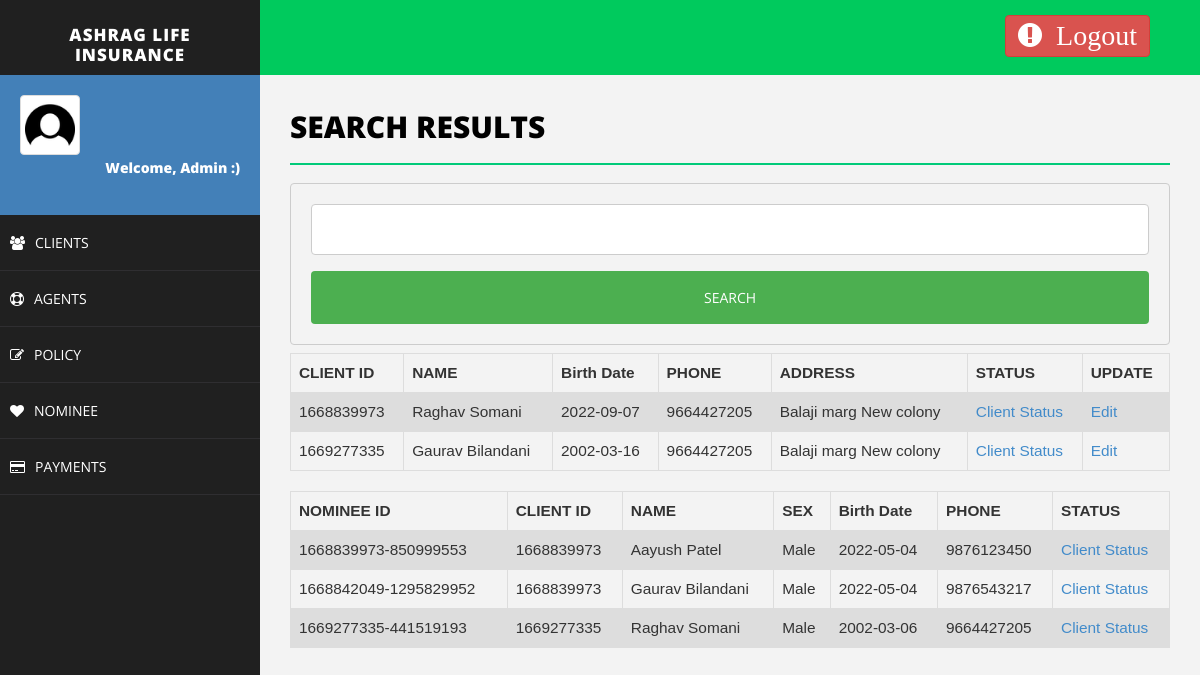
/search.php (signed in), run on the app's committed database.
### tables this page shows
CREATE TABLE `client` (
  `client_id` varchar(200) NOT NULL,
  `client_password` varchar(30) NOT NULL,
  `name` varchar(50) NOT NULL,
  `sex` varchar(20) NOT NULL,
  `birth_date` varchar(20) NOT NULL,
  `marital_status` varchar(20) NOT NULL,
  `nid` varchar(50) NOT NULL,
  `phone` varchar(20) NOT NULL,
  `address` varchar(50) NOT NULL,
  `policy_id` varchar(50) NOT NULL,
  `agent_id` varchar(20) NOT NULL,
  `image` varchar(200) NOT NULL
);

CREATE TABLE `nominee` (
  `nominee_id` varchar(200) NOT NULL,
  `client_id` varchar(100) NOT NULL,
  `name` varchar(50) NOT NULL,
  `sex` varchar(20) NOT NULL,
  `birth_date` varchar(50) NOT NULL,
  `nid` varchar(50) NOT NULL,
  `relationship` varchar(20) NOT NULL,
  `priority` varchar(20) NOT NULL,
  `phone` varchar(50) NOT NULL
);

### search.php (the view, shortened to what this page needs)
<!DOCTYPE html>
<html>
<head>
    <link href="assets/css/bootstrap.css" rel="stylesheet" />
    <link href="assets/css/font-awesome.css" rel="stylesheet" />
    <link href="assets/css/basic.css" rel="stylesheet" />
    <link href="assets/css/custom.css" rel="stylesheet" />
</head>
<body>
<?php include 'header.php';
?>
        <div id="page-wrapper">
                <div class="row">
                    <div class="col-md-12">
                        <h1 class="page-head-line">Search Results
						</h1>
						<div class= "searchBar">
		  <form action="search.php" method="post">
          <input type="text" name="key"><br>
          <input class="searchBtn" type="submit" value="SEARCH">
          </form>
	  </div>
                    </div>
                </div>
<?php
	   $key       = $_POST["key"];
         $sql="SELECT * FROM client WHERE client_id LIKE '%" . $key .  "%' OR name LIKE '%" . $key ."%' OR phone LIKE '%" . $key ."%'";
		 $result = $conn->query($sql);
	if ($result->num_rows > 0) {
	echo "<table class=\"table\">\n";
    echo "  <tr>\n";
    echo "    <th>CLIENT ID</th>\n";
    echo "    <th>NAME</th>\n";
    echo "    <th>Birth Date</th>\n";
    echo "    <th>PHONE</th>\n";
	echo "    <th>ADDRESS</th>\n";
	echo "    <th>STATUS</th>\n";
	echo "    <th>UPDATE</th>\n";
    echo "  </tr>";
	while($row = $result->fetch_assoc()) {
		echo "<tr>\n";
		echo "    <td>".$row["client_id"]."</td>\n";
		echo "    <td>".$row["name"]."</td>\n";
		echo "    <td>".$row["birth_date"]."</td>\n";
		echo "    <td>".$row["phone"]."</td>\n";
		echo "    <td>".$row["address"]."</td>\n";
		echo "    <td>"."<a href='clientStatus.php?client_id=".$row["client_id"]. "'>Client Status</a>"."</td>\n";
		if($row["agent_id"]== $username){
			echo "<td>"."<a href='editClient.php?client_id=".$row["client_id"]. "'>Edit</a>"."</td>\n";
		}else{
			echo "<td>"."<a class=\"dis\" href='editClient.php?client_id=".$row["client_id"]. "'>Edit</a>"."</td>\n";
		}
	   }
	  }else{ echo"Nothing found in Clients Table";echo"<br>";  echo"<br>";
	  }
	$sql = "SELECT * FROM nominee WHERE nominee_id LIKE '%" . $key .  "%' OR name LIKE '%" . $key ."%'";
	$result = $conn->query($sql);
		if ($result->num_rows > 0) {
	echo "<table class=\"table\">\n";
    echo "  <tr>\n";
	echo "    <th>NOMINEE ID</th>\n";
    echo "    <th>CLIENT ID</th>\n";
    echo "    <th>NAME</th>\n";
	echo "    <th>SEX</th>\n";
    echo "    <th>Birth Date</th>\n";
    echo "    <th>PHONE</th>\n";;
	echo "    <th>STATUS</th>\n";
    echo "  </tr>";
	while($row = $result->fetch_assoc()) {
		echo "<tr>\n";
		echo "    <td>".$row["nominee_id"]."</td>\n";
		echo "    <td>".$row["client_id"]."</td>\n";
		echo "    <td>".$row["name"]."</td>\n";
		echo "    <td>".$row["sex"]."</td>\n";
		echo "    <td>".$row["birth_date"]."</td>\n";
		echo "    <td>".$row["phone"]."</td>\n";
		echo "    <td>"."<a href='clientStatus.php?client_id=".$row["client_id"]. "'>Client Status</a>"."</td>\n";
	}
	echo "</table>\n";
	} else {
    echo "Nothing Found in Nominee Table";
	echo"<br>"; echo"<br>";
}
?>
        </div>
    </div>
</body>
</html>

### assets/css/basic.css (style rules this page uses)
body { font-family: 'Open Sans', sans-serif; line-height:25px; }
#page-wrapper { padding: 15px 15px; min-height: 600px; background: #F3F3F3; }
.page-head-line { font-size: 30px; text-transform: uppercase; color: #000; font-weight: 800; padding-bottom: 20px; border-bottom: 2px solid #00CA79; margin-bottom: 10px; }
@media (min-width:768px) { #page-wrapper { margin: 0 0 0 260px; padding: 15px 30px; min-height: 1200px; } }

### search.php (style rules this page uses)
table { font-family: arial, sans-serif; border-collapse: collapse; width: 100%; margin-left:0%; font-size:110%; }
td, th { border: 1px solid #dddddd; text-align: left; padding: 8px; }
tr:nth-child(even) { background-color: #dddddd; }
.searchBar { float: auto; cursor: pointer; width: 100%; padding: 12px 20px; margin: 8px 0; display: inline-block; border: 1px solid #ccc; border-radius: 4px; box-sizing: border-box; }
input[type=text], select { width: 100%; padding: 12px 20px; margin: 8px 0; display: inline-block; border: 1px solid #ccc; border-radius: 4px; box-sizing: border-box; }
input[type=submit] { width: 100%; background-color: #4CAF50; color: white; padding: 14px 20px; margin: 8px 0; border: none; border-radius: 4px; cursor: pointer; }

### data on the page
client: client_id "1668839973", name "Raghav Somani", birth_date "2022-09-07", phone "9664427205", address "Balaji marg New colony"
client: client_id "1669277335", name "Gaurav Bilandani", birth_date "2002-03-16", phone "9664427205", address "Balaji marg New colony"
nominee: nominee_id "1668839973-850999553", client "1668839973", name "Aayush Patel", sex "Male", birth_date "2022-05-04", phone "9876123450"
nominee: nominee_id "1668842049-1295829952", client "1668839973", name "Gaurav Bilandani", sex "Male", birth_date "2022-05-04", phone "9876543217"
nominee: nominee_id "1669277335-441519193", client "1669277335", name "Raghav Somani", sex "Male", birth_date "2002-03-06", phone "9664427205"

### other printed values
$_SESSION["username"] "Admin"
